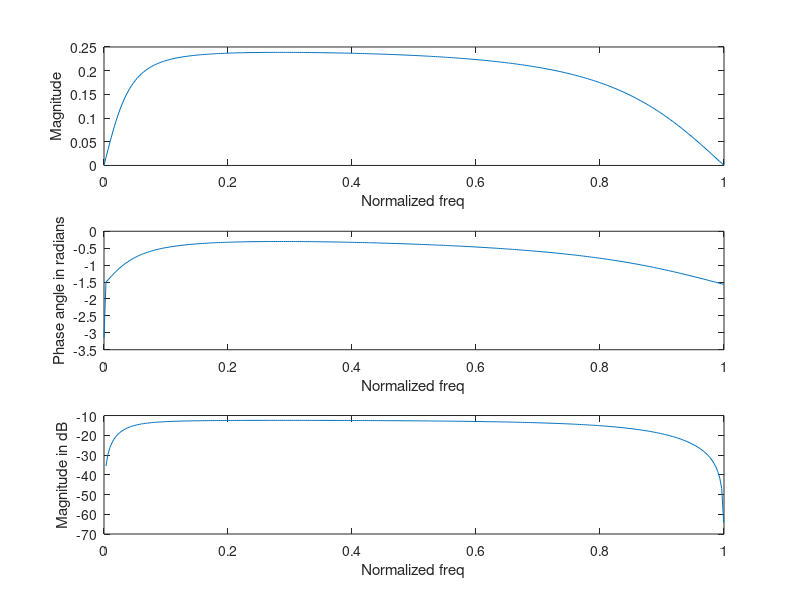

This chart was generated by the following MATLAB code:



% BPF IIR
%To plot magnitude and phase response of second order band pass IIR digital filters.

%a = 0.6 ; b = 0.4

b1 = [0.2 0 -0.2];
a1=[1 -0.64 -0.6];




w = 0:0.01:pi;
h1 = freqz(b1,a1,w);



subplot(3,1,1);
plot(w/pi,abs(h1));
xlabel("Normalized freq");
ylabel("Magnitude");
hold on;



subplot(3,1,2);
plot(w/pi,angle(h1));
xlabel("Normalized freq");
ylabel("Phase angle in radians");
hold on;



subplot(3,1,3);
plot(w/pi,20*log10(abs(h1)));
xlabel("Normalized freq");
ylabel("Magnitude in dB");
hold on;
